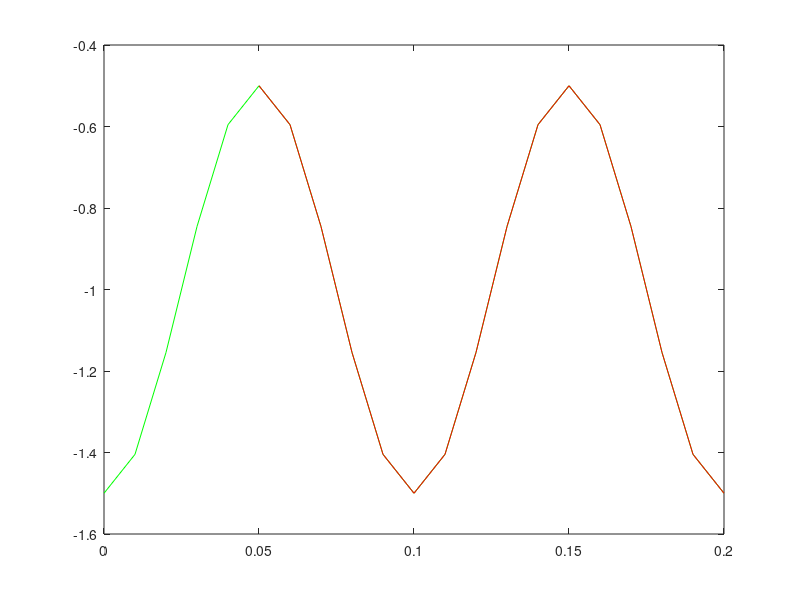

Reproduce this figure in MATLAB.
clc, clear all, close all

Vi = 1;
t = 0:0.01:0.2;
u = 1; %Para t>=0
R = (1 + 0.5*cos(20*pi*t))*u;

Vo = -R*Vi;

plot(t, Vo, 'g'), hold on

t1 = 0.05:0.01:0.2;
R1 = (1 + 0.5*cos(20*pi*t1))*u;
Vo1 = -R1*Vi;
% for n = 1:5
%     Vo1(n) = 0;    
% end

plot(t1, Vo1, 'r')
